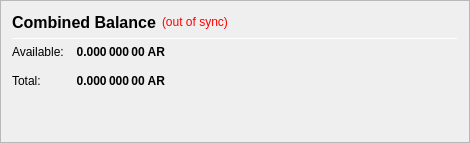
                   <widget class="QFrame" name="frame_CombinedBalances">
                    <property name="minimumSize">
                     <size>
                      <width>470</width>
                      <height>0</height>
                     </size>
                    </property>
                    <property name="frameShape">
                     <enum>QFrame::StyledPanel</enum>
                    </property>
                    <property name="frameShadow">
                     <enum>QFrame::Raised</enum>
                    </property>
                    <layout class="QVBoxLayout" name="verticalLayout_5">
                     <item>
                      <layout class="QHBoxLayout" name="horizontalLayout_5" stretch="0,0,0">
                       <item>
                        <widget class="QLabel" name="label_5z">
                         <property name="minimumSize">
                          <size>
                           <width>0</width>
                           <height>20</height>
                          </size>
                         </property>
                         <property name="font">
                          <font>
                           <pointsize>12</pointsize>
                           <weight>75</weight>
                           <bold>true</bold>
                          </font>
                         </property>
                         <property name="toolTip">
                          <string>Combined Balance (including unconfirmed and immature coins)</string>
                         </property>
                         <property name="text">
                          <string>Combined Balance</string>
                         </property>
                        </widget>
                       </item>
                       <item>
                        <widget class="QLabel" name="labelWalletStatus">
                         <property name="cursor">
                          <cursorShape>WhatsThisCursor</cursorShape>
                         </property>
                         <property name="toolTip">
                          <string>The displayed information may be out of date. Your wallet automatically synchronizes with the AriA network after a connection is established, but this process has not completed yet.</string>
                         </property>
                         <property name="styleSheet">
                          <string notr="true">QLabel { color: red; }</string>
                         </property>
                         <property name="text">
                          <string notr="true">(out of sync)</string>
                         </property>
                         <property name="alignment">
                          <set>Qt::AlignLeading|Qt::AlignLeft|Qt::AlignVCenter</set>
                         </property>
                        </widget>
                       </item>
                       <item>
                        <spacer name="horizontalSpacer_1">
                         <property name="orientation">
                          <enum>Qt::Horizontal</enum>
                         </property>
                         <property name="sizeHint" stdset="0">
                          <size>
                           <width>40</width>
                           <height>20</height>
                          </size>
                         </property>
                        </spacer>
                       </item>
                      </layout>
                     </item>
                     <item>
                      <widget class="Line" name="line_CombinedBalance">
                       <property name="minimumSize">
                        <size>
                         <width>0</width>
                         <height>1</height>
                        </size>
                       </property>
                       <property name="maximumSize">
                        <size>
                         <width>16777215</width>
                         <height>1</height>
                        </size>
                       </property>
                       <property name="orientation">
                        <enum>Qt::Horizontal</enum>
                       </property>
                      </widget>
                     </item>
                     <item>
                      <layout class="QGridLayout" name="gridLayout_3">
                       <property name="spacing">
                        <number>12</number>
                       </property>
                       <item row="1" column="0">
                        <widget class="QLabel" name="labelBalanceTextz">
                         <property name="text">
                          <string>Available:</string>
                         </property>
                        </widget>
                       </item>
                       <item row="1" column="1">
                        <widget class="QLabel" name="labelBalancez">
                         <property name="font">
                          <font>
                           <weight>75</weight>
                           <bold>true</bold>
                          </font>
                         </property>
                         <property name="cursor">
                          <cursorShape>IBeamCursor</cursorShape>
                         </property>
                         <property name="toolTip">
                          <string>Your current spendable balance</string>
                         </property>
                         <property name="text">
                          <string notr="true">0.000 000 00 AR</string>
                         </property>
                         <property name="alignment">
                          <set>Qt::AlignRight|Qt::AlignTrailing|Qt::AlignVCenter</set>
                         </property>
                         <property name="textInteractionFlags">
                          <set>Qt::LinksAccessibleByMouse|Qt::TextSelectableByKeyboard|Qt::TextSelectableByMouse</set>
                         </property>
                        </widget>
                       </item>
                       <item row="2" column="0">
                        <widget class="QLabel" name="labelTotalTextz">
                         <property name="text">
                          <string>Total:</string>
                         </property>
                        </widget>
                       </item>
                       <item row="2" column="1">
                        <widget class="QLabel" name="labelTotalz">
                         <property name="font">
                          <font>
                           <weight>75</weight>
                           <bold>true</bold>
                          </font>
                         </property>
                         <property name="cursor">
                          <cursorShape>IBeamCursor</cursorShape>
                         </property>
                         <property name="toolTip">
                          <string>Total Balance, including all unavailable coins.</string>
                         </property>
                         <property name="text">
                          <string notr="true">0.000 000 00 AR</string>
                         </property>
                         <property name="alignment">
                          <set>Qt::AlignRight|Qt::AlignTrailing|Qt::AlignVCenter</set>
                         </property>
                         <property name="textInteractionFlags">
                          <set>Qt::LinksAccessibleByMouse|Qt::TextSelectableByKeyboard|Qt::TextSelectableByMouse</set>
                         </property>
                        </widget>
                       </item>
                       <item row="2" column="3">
                        <spacer name="horizontalSpacer_2">
                         <property name="orientation">
                          <enum>Qt::Horizontal</enum>
                         </property>
                         <property name="sizeHint" stdset="0">
                          <size>
                           <width>40</width>
                           <height>20</height>
                          </size>
                         </property>
                        </spacer>
                       </item>
                      </layout>
                     </item>
                     <item>
                      <spacer name="verticalSpacer_1">
                       <property name="orientation">
                        <enum>Qt::Vertical</enum>
                       </property>
                       <property name="sizeHint" stdset="0">
                        <size>
                         <width>20</width>
                         <height>40</height>
                        </size>
                       </property>
                      </spacer>
                     </item>
                    </layout>
                   </widget>
